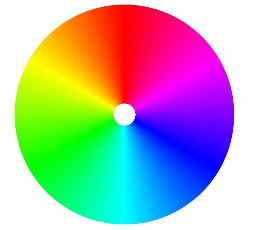
//> input picture prj.lab/lab08/rgb1.png, 256 x 230 px
$ ./lab08   (built with g++ and OpenCV 4)
//> lines starting //> are read from the running program, lines starting //| are printed output that depends on the picture; after the words box and inside, x2 and y2 are one past the last pixel; in counts of white or black regions, pixels touching at a corner belong together
#include <opencv2/opencv.hpp>
#include <cmath>
#include <limits>
#include <string>
#include <vector>

// Функция для преобразования RGB в линейное RGB
cv::Vec3f rgbToLinRGB(const cv::Vec3f& color) {
    cv::Vec3f linColor;
    for (int i = 0; i < 3; ++i) {
        float c = color[i];
        // Гамма-коррекция для стандартного RGB
        if (c <= 0.04045f) {
            linColor[i] = c / 12.92f;
        }
        else {
            linColor[i] = pow((c + 0.055f) / 1.055f, 2.4f);
        }
    }
    return linColor;
}

// Функция для нормализации вектора
cv::Vec3f normalize(const cv::Vec3f& v) {
    return v / cv::norm(v, cv::NORM_L2);
}

// Функция для проекции цветов изображения на плоскость
std::vector<cv::Point2f> projectColors(const cv::Mat& src) {
    std::vector<cv::Point2f> result;

    // Определяем нормализованные векторы для проекции на плоскость
    const cv::Vec3f ox = normalize(cv::Vec3f(-1.0f, 1.0f, 0.0f));
    const cv::Vec3f oy = normalize(cv::Vec3f(-1.0f, -1.0f, 2.0f));

    for (int i = 0; i < src.rows; ++i) {
        for (int j = 0; j < src.cols; ++j) {
            // Извлекаем цвет пикселя
            const auto& color = src.at<cv::Vec3f>(i, j);
            // Преобразуем в линейный RGB
            const auto linColor = rgbToLinRGB(color);

            const float alpha = 1.5f / (linColor.dot(cv::Vec3f(1.0f, 1.0f, 1.0f)));
            if (std::isinf(alpha)) {
                continue;
            }

            // Рассчитываем проекцию линейного цвета на плоскость
            const auto proj = alpha * linColor - cv::Vec3f(0.5f, 0.5f, 0.5f);
            result.emplace_back(proj.dot(ox), proj.dot(oy));
        }
    }
    return result;
}

// Функция для создания 2D-изображения из проекций
cv::Mat getProj(const std::vector<cv::Point2f>& points, int size) {
    const int height = static_cast<int>(std::sqrt(3.0) / 2 * size);
    cv::Mat result = cv::Mat::zeros(height, size, CV_16UC1);

    // Заполняем матрицу проекциями
    for (const auto& p : points) {
        const int x = static_cast<int>((p.x + 0.75f * std::sqrt(2.0f)) / (1.5f * std::sqrt(2.0f)) * (size - 1));
        const int y = static_cast<int>((p.y + 0.25f * std::sqrt(6.0f)) / (0.75f * std::sqrt(6.0f)) * (height - 1));

        // Увеличиваем значение в матрице
        ++result.at<ushort>(height - y - 1, x);
    }

    // Нормализация значений для получения изображения плотности
    double maxVal = 0.0;
    cv::minMaxLoc(result, nullptr, &maxVal);
    result.convertTo(result, CV_32FC1, 1.0 / maxVal);

    return result;
}

int main(int argc, char* argv[]) {
    std::string input = "C:/Users/Леново/Source/Repos/misis2024s-21-02-suchoruchenkov-m-e/prj.lab/lab08/rgb1.png";
    std::string output = "C:/Users/Леново/Source/Repos/misis2024s-21-02-suchoruchenkov-m-e/prj.lab/lab08/result1.png";
    int size = 256;

    if (argc >= 4) {
        input = argv[1];
        output = argv[2];
        size = std::stoi(argv[3]);
    }

    cv::Mat img = cv::imread(input);
//> img is the input picture: 230 rows x 256 cols, CV_8UC3; mean B, G, R 173.2, 173.4, 173.4
    if (img.empty()) {
        std::cerr << "Ошибка при загрузке изображения: " << input << std::endl;
        return -1;
    }

    // Преобразуем изображение в формат CV_32FC3 (с плавающей точкой)
    img.convertTo(img, CV_32FC3, 1.0f / std::numeric_limits<uchar>::max());
//> img: 230 rows x 256 cols, CV_32FC3

    // Проекция цветов и получение результата
    const auto points = projectColors(img);
//> after the loop in projectColors, `for (int i = 0; i < src.rows; ++i)`: result = 58880 items
//> points = 58880 items

    // Получение изображения проекций
    cv::Mat result = getProj(points, size);
//> the loop in getProj, `for (const auto& p : points)` made 58880 passes
//> pass 1, in getProj, `++result.at<ushort>(height - y - 1, x);`:
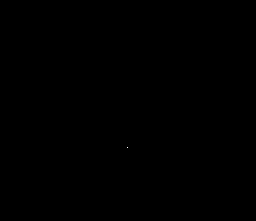
//> result: 221 rows x 256 cols, CV_16UC1; values 0 (black) and 1 (white), 0% white in thin lines or dots, all inside (x1, y1, x2, y2) = (127, 147, 128, 148)
//> after the loop in getProj, `for (const auto& p : points)`: result: 221 rows x 256 cols, CV_16UC1; min 0, max 19388, mean 1
//> in getProj, `cv::minMaxLoc(result, nullptr, &maxVal);`: maxVal = 19388

    // Преобразование результата в 8-битное изображение
    result.convertTo(result, CV_8UC1, std::numeric_limits<uchar>::max());
//> result: 221 rows x 256 cols, CV_8UC1

    if (!cv::imwrite(output, result)) {
        std::cerr << "Ошибка при сохранении результата в " << output << std::endl;
        return -1;
    }

    cv::imshow("Original Image", img);
    cv::imshow("Density Projection Result", result);
    cv::waitKey(0);

    return 0;
}
